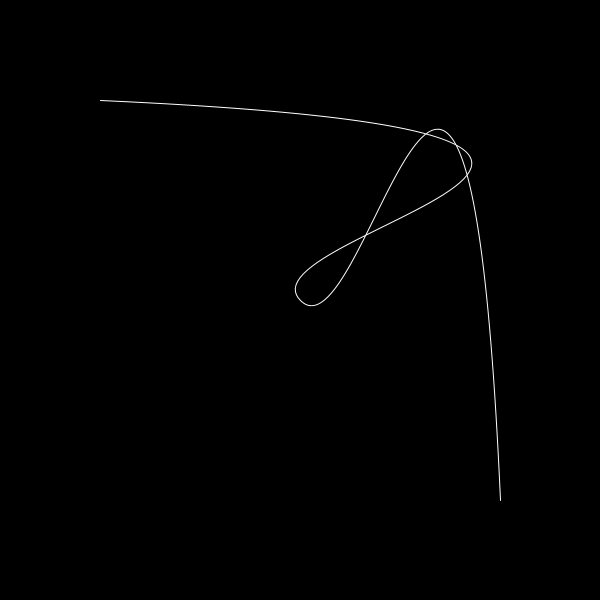
Frame 1 (no input)
Frame 60 (the mouse pressed at the canvas centre just before this capture): identical to frame 1, image omitted
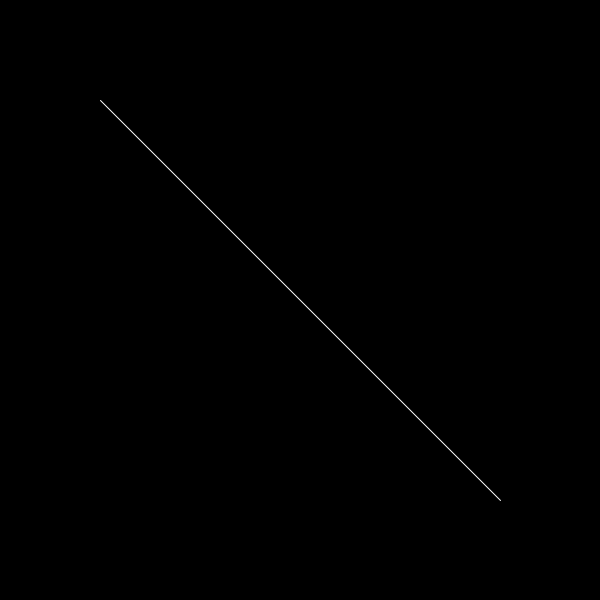
Frame 120 (the mouse held since frame 60 and released just before this capture)

The Processing sketch that drew these frames (run headless with seeded random() and noise(); from frame 60 on, the mouse is pressed at the canvas centre):

// Processing sketch: curveVertex_interactif
// ── curveVertex_interactif.pde
// renaud.jean-francois(arobas)uqam(point)ca
// Syntaxe Processing version 3.0b6
// mardi, 22 septembre 2015


int ax1, ay1, lx1, ly1, lx2, ly2, ax2, ay2;
float delta, facteur;

void setup() {
  size(600, 600);
  background(0);
  noFill();
  stroke(255);
  //noLoop();
  facteur = 10.0;
}

void draw() {
  background(0);
  delta = (dist(mouseX,mouseY,width/2,height/2))*facteur;
  
  // Quadrant inférieur-gauche
  if ((mouseX < width/2)&&(mouseY > height/2)) {
    delta*=-1;
    // delta = delta * -1;
  } else if ((mouseX > width/2)&&(mouseY > height/2)) { // q inf droit
    delta*=0.25;
    // delta = delta * -1;
  }

  ax1 = 100;
  ay1 = 100;
  lx1 = ax1-floor(delta);
  ly1 = ay1;
  ax2 = 500;
  ay2 = 500;
  lx2 = 500;
  ly2 = ay2+floor(delta);

  //bezier(ax1,ay1,lx1,ly1,lx2,ly2,ax2,ay2);
  //curve(lx1,ly1,ax1,ay1,ax2,ay2,lx2,ly2);

  beginShape();
  curveVertex(lx1, ly1);
  curveVertex(ax1, ay1);
  // point additionnel
  curveVertex(width/2,height/2);
  curveVertex(ax2, ay2);
  curveVertex(lx2, ly2);
  endShape();
}
